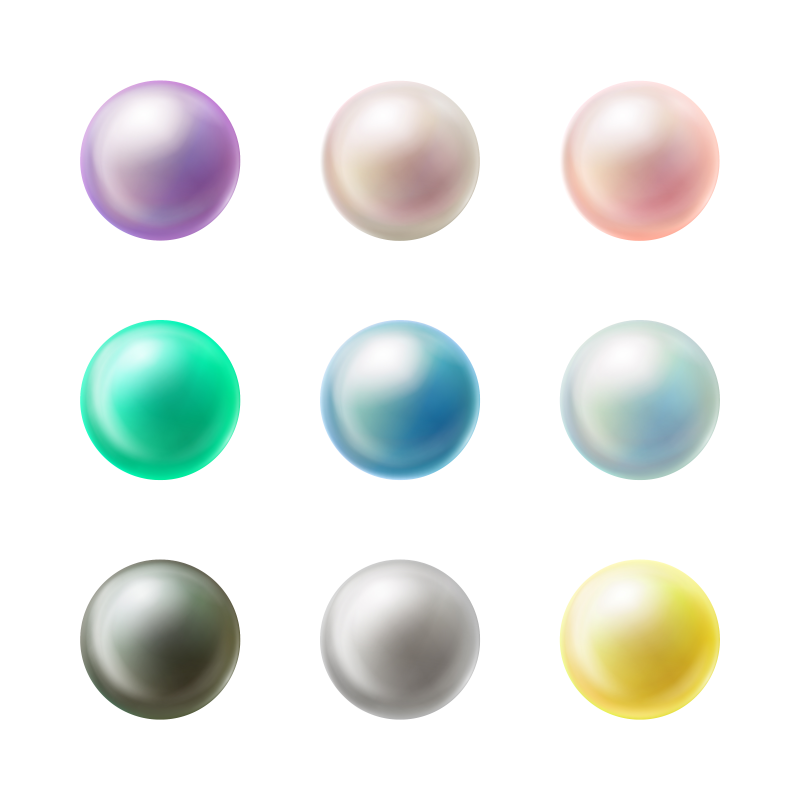
#> input picture 2704.jpg, 4000 x 4000 px (shown at 1/5 size)
$ python 24-Morphological-Transformation.py
#> lines starting #> are read from the running program, lines starting #| are printed output that depends on the picture; after the words box and inside, x2 and y2 are one past the last pixel; in counts of white or black regions, pixels touching at a corner belong together
"""# Morphological Transformations
# They are some simple operations performed on images helps in fixing images
# Performed on Binary Images
# Two transformations 1) Erosion 2) Dilation
# -------------------------------------------Erosion--------------------------------------------------------------------
# It erodes away the boundaries of the foreground objects
# Morphological transformation me background black nhi hona chaiye

Certainly! Here's an explanation of morphological transformations, erosion, and dilation along with some theory:

Morphological Transformations are a set of simple operations performed on binary images (images with pixel values of
either 0 or 255) that help in processing and analyzing shapes within images. These operations are particularly useful
for tasks like noise removal, object detection, and boundary extraction. Two fundamental morphological transformations
are erosion and dilation.

Erosion is a morphological operation used to erode away the boundaries of the foreground objects in a binary
image. The key idea is that it "shrinks" the white regions (foreground) by removing pixels from their boundaries.
Erosion is performed using a small kernel, which is a small matrix-like structure that slides over the image. For each
pixel in the image, if all the pixels in the kernel are white (255), the pixel remains white; otherwise, it becomes
black (0).

Erosion is often used to remove small white noises or detach connected objects. However, it should be noted that
repeated erosion may cause the foreground objects to become smaller and may eventually disappear.

Dilation is the opposite of erosion. It is used to expand or "grow" the white regions in a binary image.
Like erosion, dilation also uses a kernel. For each pixel in the image, if any of the pixels in the kernel are
white, the pixel becomes white; otherwise, it remains black.

Dilation is often used to close small black holes within the white regions or to join nearby white regions into a
single connected component. It is commonly used after erosion to restore the size and shape of objects that may
have been eroded away.

Code Explanation
In the provided code:

An image is loaded, converted to grayscale, and resized.
A binary mask is created by thresholding the grayscale image, where pixels with values above 240 become white (255)
and others become black (0).
A kernel is defined for morphological operations.
Erosion is applied to the binary mask using the cv2.erode() function. This shrinks the white regions in the mask.
Dilation is applied to the binary mask using the cv2.dilate() function. This enlarges the white regions.
The code then displays the original image, the binary mask, the result of erosion, and the result of dilation for
visualization purposes.

These morphological transformations are essential tools in image processing, particularly for cleaning up noisy images,
 extracting features, and preparing images for further analysis or object detection tasks."""
# Import necessary libraries
import cv2
import numpy as np
from matplotlib import pyplot as plt

# Load an image, convert it to grayscale, and resize it
image = cv2.imread('2704.jpg')
#> image is the input picture: shape (4000, 4000, 3); mean B, G, R 232.3, 235.6, 231.5
image = cv2.cvtColor(image, cv2.COLOR_BGR2GRAY)
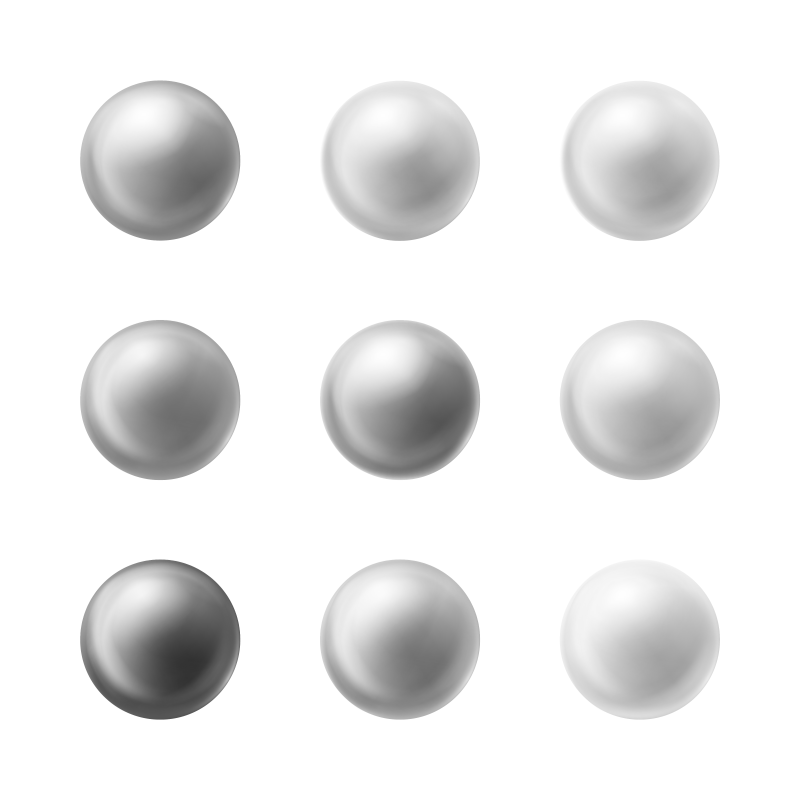
#> image: shape (4000, 4000) (shown at 1/5 size); min 49, max 255, mean 234
image = cv2.resize(image, (900, 900))
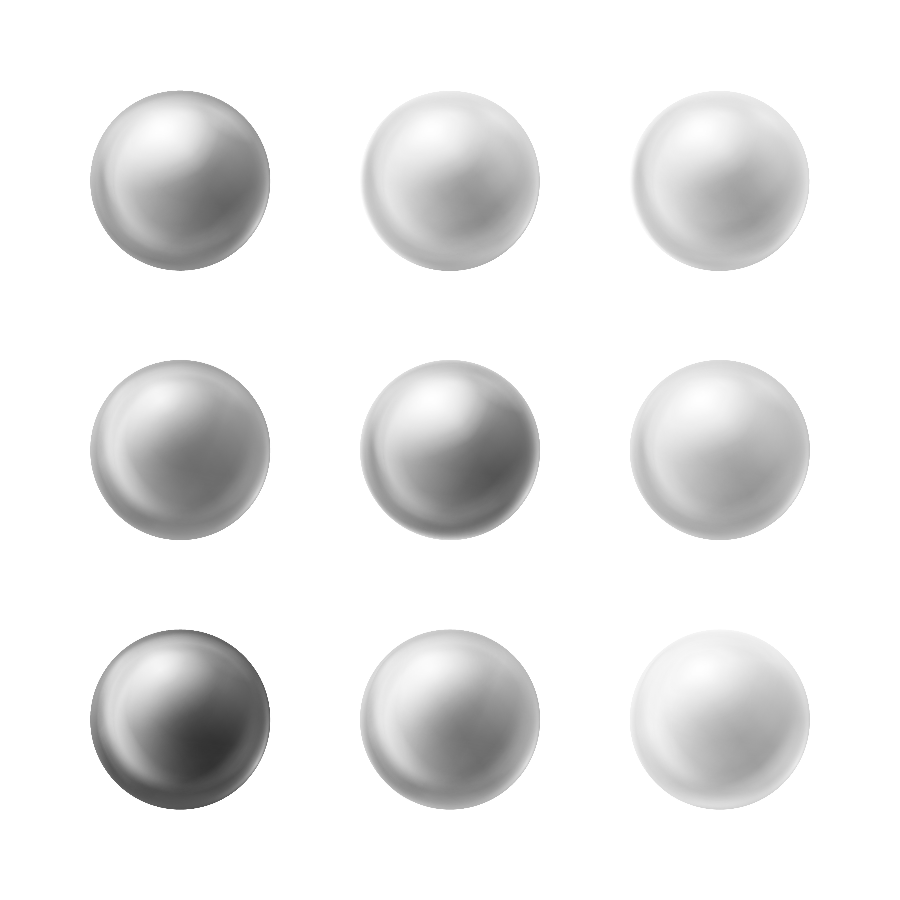
#> image: shape (900, 900); min 49, max 255, mean 234

# Threshold the image to create a binary mask
_, mask = cv2.threshold(image, 240, 255, cv2.THRESH_BINARY_INV)
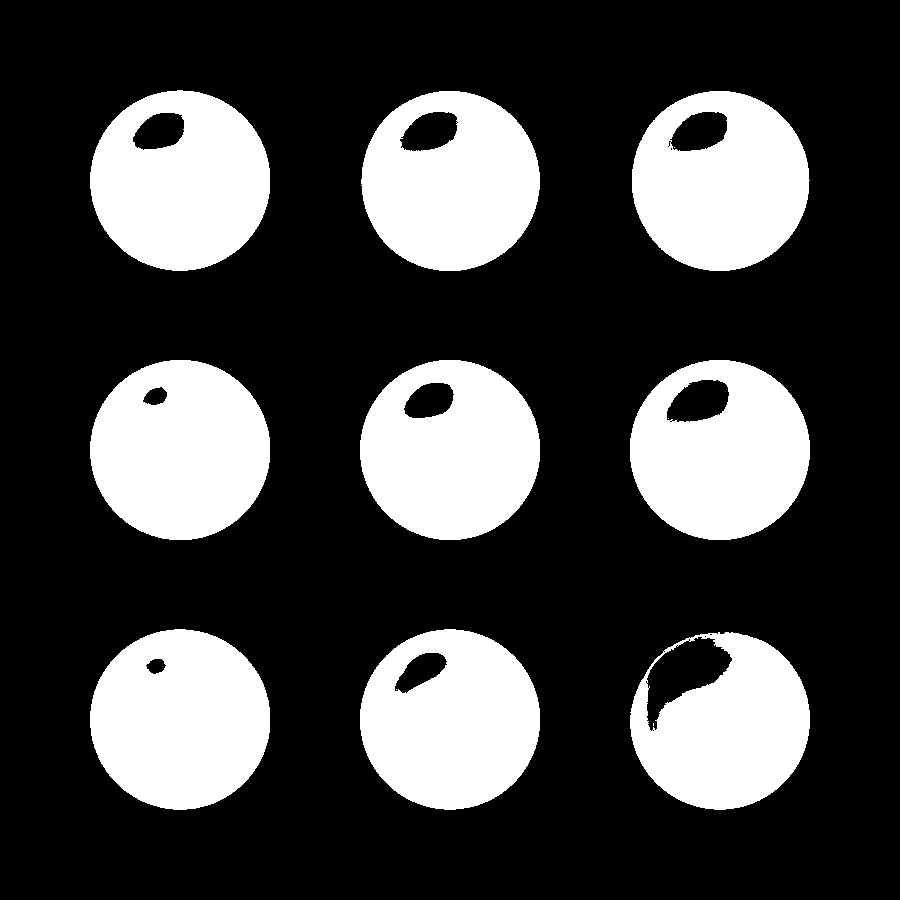
#> mask: shape (900, 900); 26.6% white; 13 white regions (4 under 20 px), largest, box (x1, y1, x2, y2) and area: (90, 629, 270, 810) 25377, (90, 360, 270, 540) 25257, (360, 629, 540, 810) 24402

# Create a kernel for morphological operations (used for both erosion and dilation)
kernel = np.ones((5, 5), np.uint8)

# -------------------------------------------Erosion--------------------------------------------------------------------
# Erosion is used to erode away the boundaries of the foreground objects
# It is applied to binary images, where the background should be black (0) and the foreground should be white (255)
erode = cv2.erode(mask, kernel)
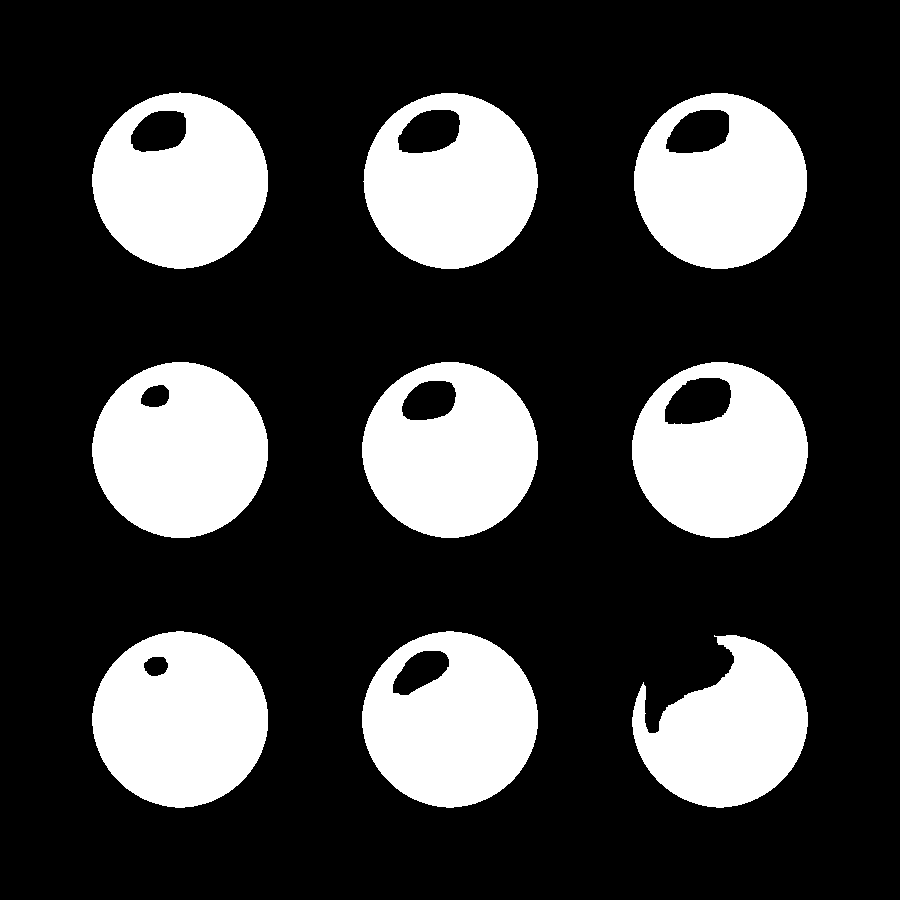
#> erode: shape (900, 900); 24.6% white; 9 white regions, largest, box (x1, y1, x2, y2) and area: (92, 631, 268, 808) 23793, (92, 362, 268, 538) 23648, (362, 631, 538, 808) 22584

# ------------------------------------------DILATION--------------------------------------------------------------------
# Dilation is the opposite of erosion, and it increases the white region in the image
# It is often used for noise removal because erosion may shrink the foreground
dilation_kernel = np.ones((3, 3), np.uint8)
dilation = cv2.dilate(mask, dilation_kernel)
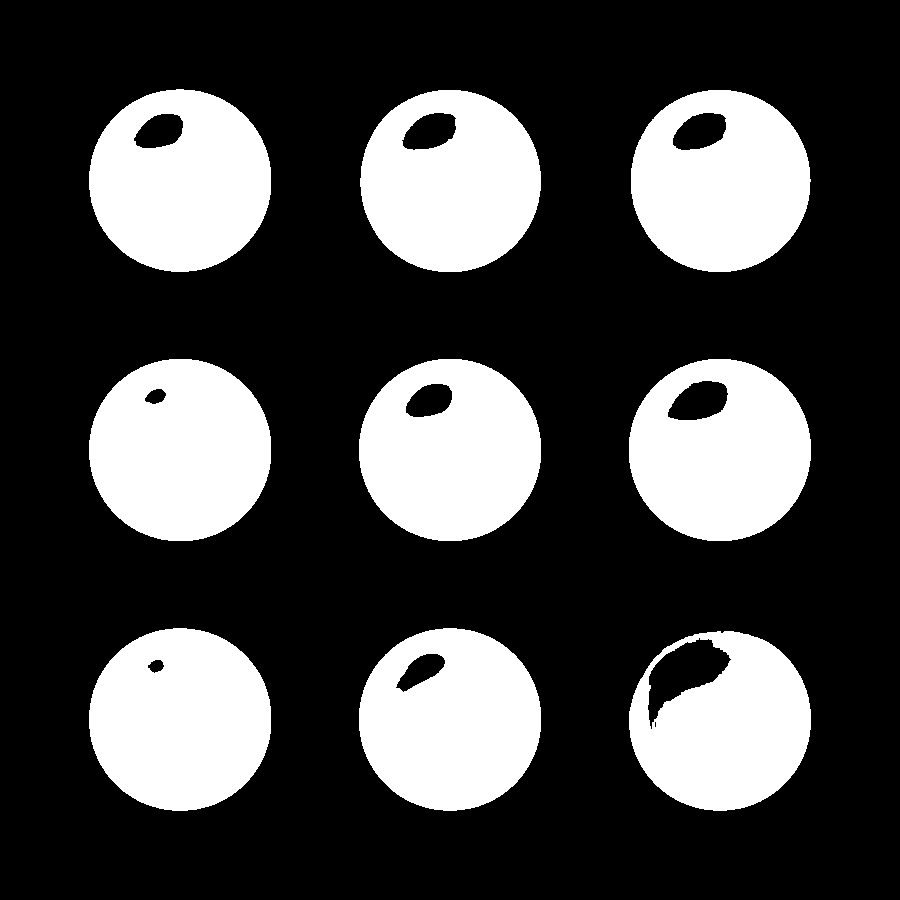
#> dilation: shape (900, 900); 27.6% white; 9 white regions, largest, box (x1, y1, x2, y2) and area: (89, 628, 271, 811) 26167, (89, 359, 271, 541) 26062, (359, 628, 541, 811) 25315

# Display the original image and the results of erosion and dilation
cv2.imshow('image', image)
cv2.imshow('mask', mask)
cv2.imshow('erode', erode)
cv2.imshow('dilation', dilation)

# Titles for displayed images
titles = ['image', 'mask', 'erode', 'dilation']
images = [image, mask, erode, dilation]

# Display images using Matplotlib
for i in range(4):
    plt.subplot(2, 2, i + 1), plt.imshow(images[i], 'gray')
    plt.title(titles[i])
    plt.xticks([]), plt.yticks([])

# Show the plot
plt.show()

# Wait for a key press, and if 'q' is pressed, close all windows
if cv2.waitKey(0) & 0xFF == ord('q'):
#> (key q is pressed here)
    cv2.destroyAllWindows()
